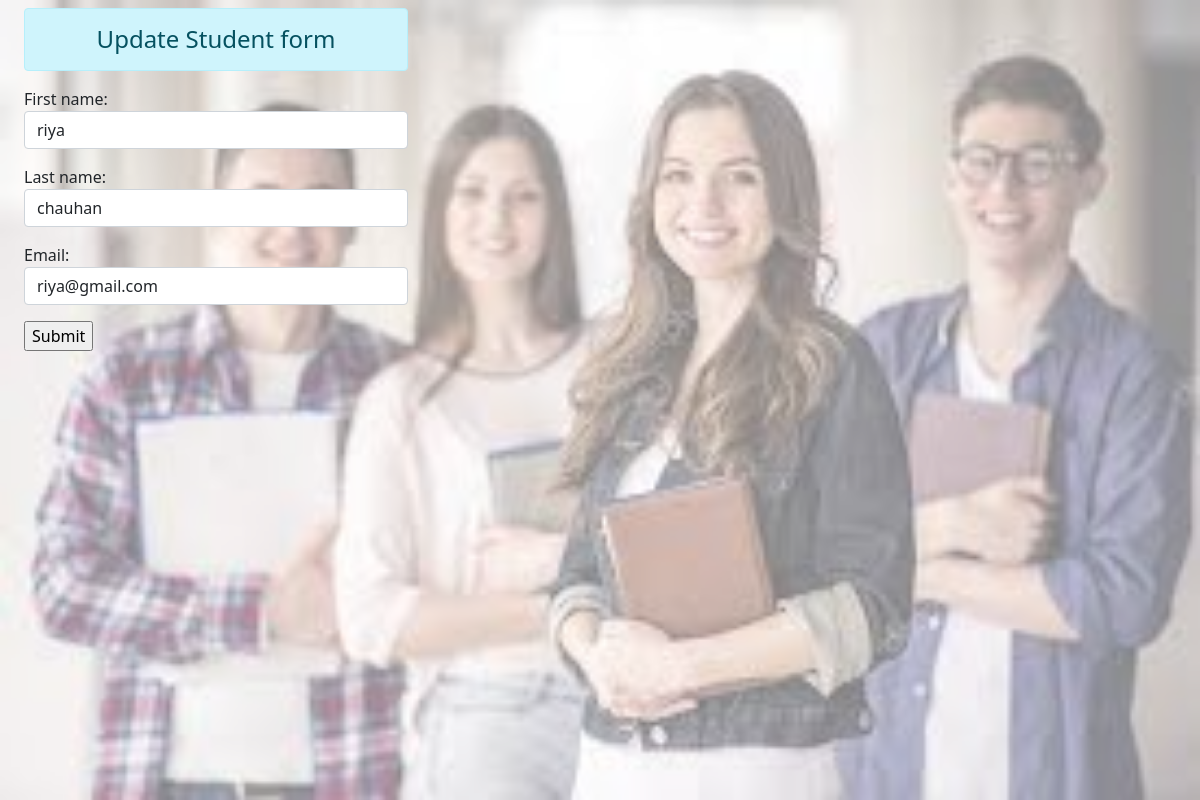
/update/17, run on the app's committed database.
### app1/models.py (models this page shows)
class Student(models.Model):
    first_name=models.CharField(max_length=50)
    last_name=models.CharField(max_length=50)
    email=models.EmailField(max_length=50)

### app1/views.py (the view)
# urls.py: path('update/<int:id>', views.update,name="update"),
def update(request, id):
    if request.method=="POST":
        pi=Student.objects.get(pk=id)
        fm=StudentForm(request.POST,instance=pi)
        if fm.is_valid():
            fm.save()
        return HttpResponseRedirect("/")
    else:
        pi=Student.objects.get(pk=id)
        fm=StudentForm(instance=pi)
    return render (request,"app1/show.html",{"form":fm})

### app1/forms.py
class StudentForm(forms.ModelForm):
    class Meta:
        model=Student
        fields="__all__"
        widgets={'first_name': forms.TextInput(attrs={"class":"form-control"}),
        'last_name': forms.TextInput(attrs={"class":"form-control"}),'email': forms.TextInput(attrs={"class":"form-control"})}

### app1/templates/app1/show.html (shortened to what this page needs)
{% extends 'app1/base.html' %}
{% block content %}
<div class="row">
    <div class="col-sm-4 mx-4">
        <h4 class="text-center alert alert-info"> Update Student form</h4>
        <form action="" method="POST" >
            {{form.as_p}}
            <input type="submit" >
        </form>
    </div>
</div>
{% endblock content %}

### data on the page
Student: first_name "riya", last_name "chauhan", email "riya@gmail.com"
